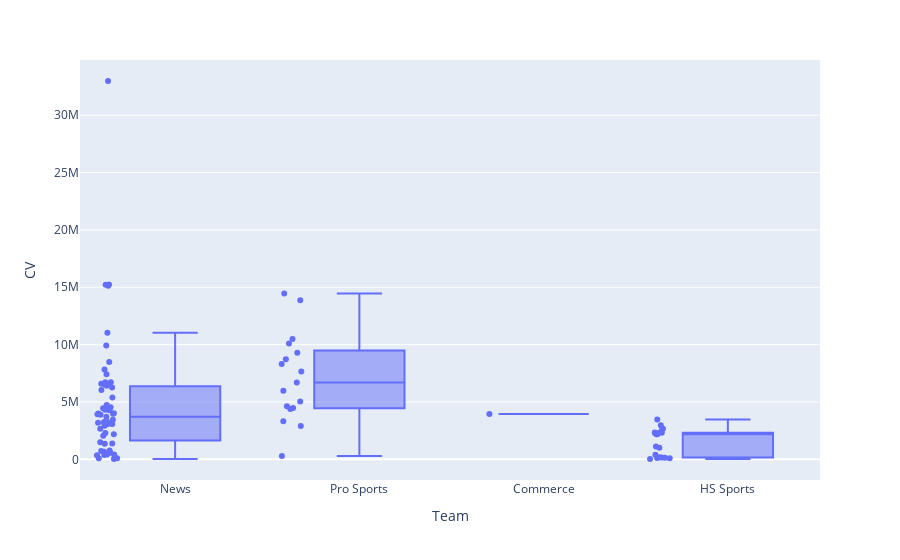

Write notebook code for a chart like this one.
### Code cell
# CV Box plots 

fig = px.box(df, x="Team", y="CV", points="all",hover_name="ID Match",)
fig.show()

### Figure 1 — Plotly figure (JSON) as saved in the notebook; plotly's stock layout.template omitted (floating-point values rounded to 4 significant figures)
{"data": [{"alignmentgroup": "True", "boxpoints": "all", "hoverlabel": {"namelength": 0}, "hovertemplate": "<b>%{hovertext}</b><br><br>Team=%{x}<br>CV=%{y}", "hovertext": ["reporter1", "reporter2", "reporter3", "reporter4", "reporter5", "reporter6", "reporter7", "reporter8", "reporter9", "reporter10", "reporter11", "reporter12", "reporter13", "reporter14", "reporter15", "reporter16", "reporter17", "reporter18", "reporter19", "reporter20", "reporter21", "reporter22", "reporter23", "reporter24", "reporter25", "reporter26", "reporter27", "reporter28", "reporter29", "reporter30", "reporter31", "reporter32", "reporter33", "reporter34", "reporter35", "reporter36", "reporter37", "reporter38", "reporter39", "reporter40", "reporter41", "reporter42", "reporter43", "reporter44", "reporter45", "reporter46", "reporter47", "reporter48", "reporter49", "reporter50", "reporter51", "reporter52", "reporter53", "reporter54", "reporter55", "reporter56", "reporter57", "reporter58", "reporter59", "reporter60", "reporter61", "reporter62", "reporter63", "reporter64", "reporter65", "reporter66", "reporter67", "reporter68", "reporter69", "reporter70", "reporter71", "reporter72", "reporter73", "reporter74", "reporter75", "reporter76", "reporter77", "reporter78", "reporter79", "reporter80", "reporter81", "reporter82", "reporter83", "reporter84", "reporter85", "reporter86", "reporter87", "reporter88", "reporter89", "reporter90", "reporter91", "reporter92"], "legendgroup": "", "marker": {"color": "#636efa"}, "name": "", "notched": false, "offsetgroup": "", "orientation": "v", "showlegend": false, "type": "box", "x": ["News", "News", "News", "News", "Pro Sports", "Pro Sports", "News", "Pro Sports", "Pro Sports", "News", "Pro Sports", "Pro Sports", "News", "Pro Sports", "News", "Pro Sports", "News", "News", "News", "Pro Sports", "News", "News", "News", "News", "News", "Pro Sports", "News", "Pro Sports", "News", "Pro Sports", "News", "Pro Sports", "News", "Pro Sports", "News", "News", "News", "News", "News", "Commerce", "News", "News", "News", "HS Sports", "News", "Pro Sports", "News", "News", "News", "News", "News", "News", "News", "HS Sports", "News", "Pro Sports", "HS Sports", "News", "HS Sports", "HS Sports", "HS Sports", "HS Sports", "News", "HS Sports", "News", "HS Sports", "HS Sports", "News", "News", "News", "News", "HS Sports", "HS Sports", "News", "News", "News", "News", "News", "News", "HS Sports", "News", "News", "Pro Sports", "HS Sports", "HS Sports", "HS Sports", "HS Sports", "News", "News", "HS Sports", "News", "HS Sports"], "x0": " ", "xaxis": "x", "y": [32981448, 15239051, 15227333, 15129163, 14449063, 13875398, 11032010, 10493866, 10100263, 9931112, 9284465, 8731923, 8483893, 8308101, 7830570, 7653566, 7423919, 6725939, 6715653, 6693322, 6581319, 6506326, 6413386, 6271736, 6054364, 5971873, 5395767, 5039634, 4746436, 4633493, 4548830, 4485460, 4464487, 4392585, 4315746, 4275258, 4024236, 3995978, 3968698, 3963086, 3938843, 3889447, 3722741, 3480795, 3442594, 3325928, 3247791, 3245435, 3186564, 3120293, 3106786, 3080586, 3076441, 2973911, 2919604, 2897260, 2668679, 2666488, 2491960, 2331106, 2313381, 2306829, 2298984, 2276027, 2197694, 2188947, 2178883, 2048102, 1494412, 1389167, 1367267, 1123008, 1019768, 764832, 732616, 670406, 578632, 429207, 415534, 390632, 375587, 350911, 301061, 183553, 156464, 133516, 113428, 104081, 87367, 84589, 31659, 29688], "y0": " ", "yaxis": "y"}], "layout": {"boxmode": "group", "legend": {"tracegroupgap": 0}, "margin": {"t": 60}, "xaxis": {"anchor": "y", "domain": [0, 1], "title": {"text": "Team"}}, "yaxis": {"anchor": "x", "domain": [0, 1], "title": {"text": "CV"}}}}
